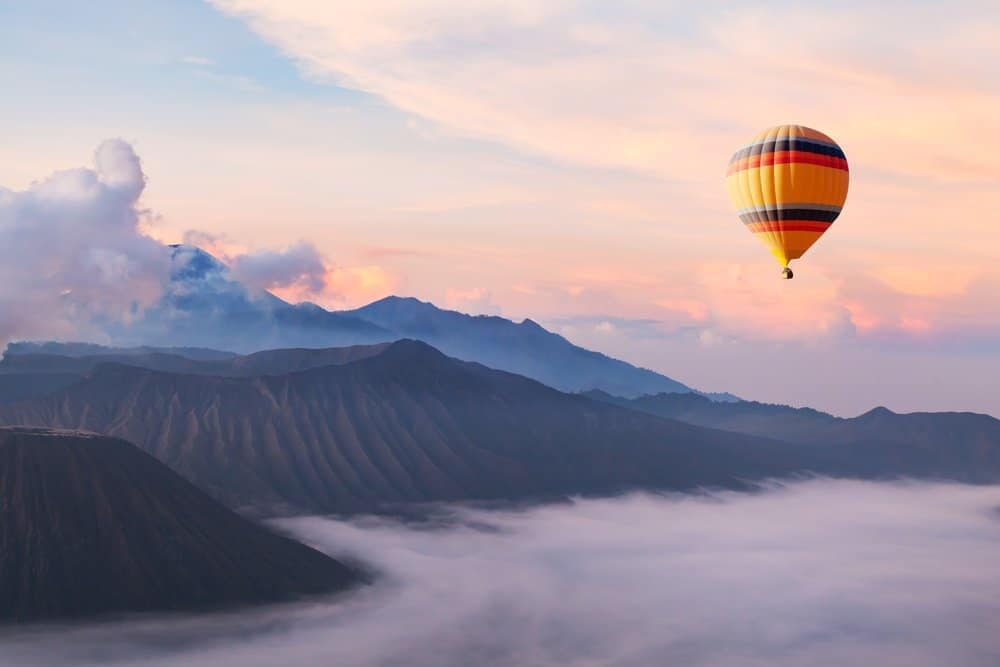
#> input picture CV/land_big.jpg, 1000 x 667 px
$ python image_bitwise2.py
#> lines starting #> are read from the running program, lines starting #| are printed output that depends on the picture; after the words box and inside, x2 and y2 are one past the last pixel; in counts of white or black regions, pixels touching at a corner belong together
"""
This python program is used to implant a balloon image
over the landscape image
Shows the procejure to extract the balloon from the background using threshold and bitwise method
and add to the landscape image

"""

import cv2

# opening the original files
land = cv2.imread('land_big.jpg', 1)
#> land is the input picture: shape (667, 1000, 3); mean B, G, R 161.9, 151.6, 162.6
cv2.imshow("landscape", land)
balloon = cv2.imread('balloon.jpeg', 1)
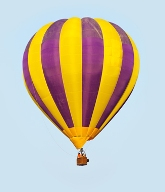
#> input picture CV/balloon.jpeg, 165 x 192 px
#> balloon is the input picture: shape (192, 165, 3); mean B, G, R 175.5, 193.7, 199
cv2.imshow("balloon", balloon)

# getting the dimension of the balloon image
rows, cols, channel = balloon.shape
#> rows = 192; cols = 165; channel = 3
print(balloon.shape)
#| (192, 165, 3)

# frame where the balloon  will be placed
roi = land[75:75+rows, 350:350+cols]  # region of insertion
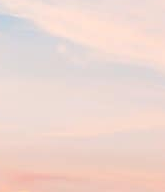
#> roi: shape (192, 165, 3); mean B, G, R 207.5, 214.6, 237.2
cv2.imshow("land", roi)

# convert image to gray
b_gray = cv2.cvtColor(balloon, cv2.COLOR_BGR2GRAY)
cv2.imshow("frame", b_gray)

# inverting the image (b->w // w->b)
b_gray = cv2.bitwise_not(b_gray)
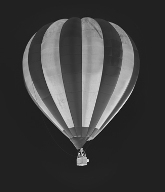
#> b_gray: shape (192, 165); min 15, max 246, mean 61.8
cv2.imshow("frame2", b_gray)

# convert every balloon pixel to white
# and background to black
ret, mask = cv2.threshold(b_gray, 40, 255, cv2.THRESH_BINARY)
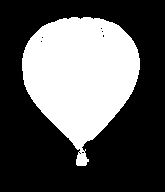
#> mask: shape (192, 165); 35.2% white; 1 white region, box (x1, y1, x2, y2) and area: (22, 17, 140, 166) 11144
cv2.imshow("frame3", mask)

# inverting the mask
mask_inv = cv2.bitwise_not(mask)
cv2.imshow("frame4", mask_inv)

# making the base for the balloon insertion
# makes the roi portion  where balloon is to be inserted to be black
# it will later help help when adding images
img_black = cv2.bitwise_and(roi, roi, mask=mask_inv)
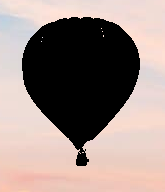
#> img_black: shape (192, 165, 3); mean B, G, R 132.4, 137.7, 154.2
cv2.imshow("frame5", img_black)

# removing the background from balloon image
# in this case blue to black
img_fg = cv2.bitwise_and(balloon, balloon, mask = mask)
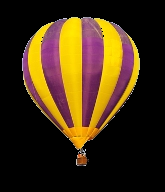
#> img_fg: shape (192, 165, 3); mean B, G, R 19.8, 46.5, 66.2
cv2.imshow("frame6", img_fg)

# adding the balloon image (img_fg) to roi image (img_black)
# successful integrate at small scale
part = cv2.add(img_black, img_fg)
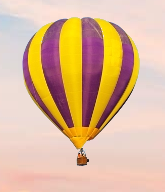
#> part: shape (192, 165, 3); mean B, G, R 152.2, 184.2, 220.3
cv2.imshow("frame7", part)

# overwrite the part image to the original image
# (superimpose)
land[75:75+rows, 350:350+cols] = part
cv2.imshow("frame8", land)


cv2.waitKey(10000)
cv2.destroyAllWindows()
